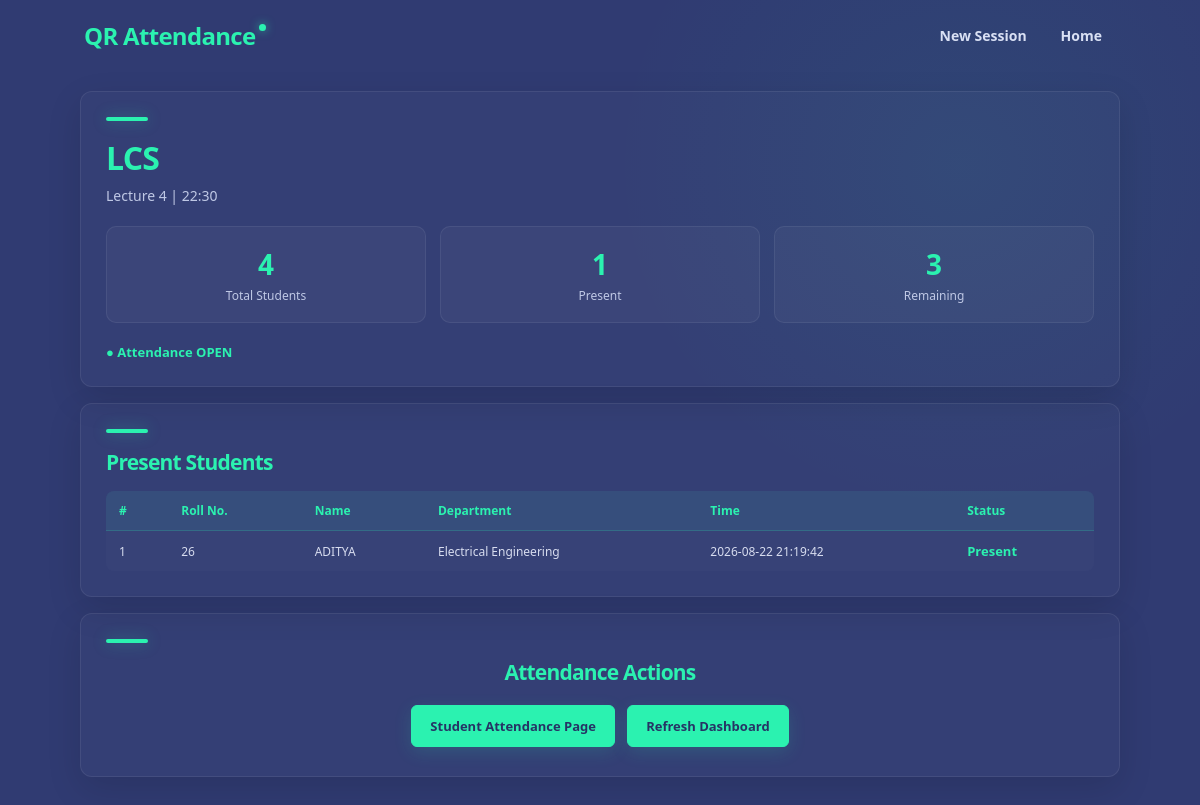
/teacher/attendance/88b3e4ac-4e0d-41b7-bf79-76db0f3531a1, run on the app's committed database.
### tables this page shows
CREATE TABLE attendance_sessions (

            id INTEGER PRIMARY KEY AUTOINCREMENT,

            session_id TEXT UNIQUE NOT NULL,

            subject_name TEXT NOT NULL,

            lecture_number INTEGER NOT NULL,

            lecture_time TEXT NOT NULL,

            student_limit INTEGER NOT NULL,

            attendance_count INTEGER DEFAULT 0,

            status TEXT DEFAULT 'OPEN'

        );

CREATE TABLE attendance (

            id INTEGER PRIMARY KEY AUTOINCREMENT,

            session_id TEXT NOT NULL,

            student_id INTEGER NOT NULL,

            roll_number TEXT NOT NULL,

            student_name TEXT NOT NULL,

            department TEXT NOT NULL,

            subject_name TEXT NOT NULL,

            lecture_number INTEGER NOT NULL,

            lecture_time TEXT NOT NULL,

            attendance_time TIMESTAMP DEFAULT CURRENT_TIMESTAMP,

            UNIQUE(session_id, student_id)

        );

### app.py (the view)
@app.route(
    "/teacher/attendance/<session_id>"
)
def teacher_attendance(session_id):
    connection = get_db_connection()
    session = connection.execute(
        """
        SELECT *
        FROM attendance_sessions
        WHERE session_id = ?
        """,
        (session_id,)
    ).fetchone()
    if session is None:
        connection.close()
        return render_template(
            "attendance_error.html",
            message="Session not found."
        )
    attendance_list = connection.execute(
        """
        SELECT *
        FROM attendance
        WHERE session_id = ?
        ORDER BY attendance_time ASC
        """,
        (session_id,)
    ).fetchall()
    connection.close()
    remaining = (
        session["student_limit"]
        - session["attendance_count"]
    )
    if remaining < 0:
        remaining = 0
    excel_path = get_excel_file_path(
        session
    )
    excel_exists = os.path.exists(
        excel_path
    )
    return render_template(
        "teacher_attendance.html",
        session=session,
        attendance_list=attendance_list,
        remaining=remaining,
        excel_exists=excel_exists
    )

### app.py (called while the page is built)
def get_db_connection():
    connection = sqlite3.connect(DATABASE)
    connection.row_factory = sqlite3.Row
    return connection

def get_excel_file_path(session):
    os.makedirs(
        EXCEL_FOLDER,
        exist_ok=True
    )
    safe_subject = "".join(
        character
        for character in session["subject_name"]
        if character.isalnum()
        or character in (" ", "_", "-")
    )
    safe_subject = safe_subject.strip()
    if not safe_subject:
        safe_subject = "Attendance"
    filename = (
        f"{safe_subject}_Lecture_"
        f"{session['lecture_number']}_"
        f"{session['session_id']}.xlsx"
    )
    return os.path.join(
        EXCEL_FOLDER,
        filename
    )

### templates/teacher_attendance.html (shortened to what this page needs)
<!DOCTYPE html>
<html>
<head>
</head>
<body>
<nav class="navbar">
    <div class="logo">
        QR Attendance
    </div>
    <div class="nav-links">
        <a href="{{ url_for('teacher') }}">
            New Session
        </a>
        <a href="{{ url_for('home') }}">
            Home
        </a>
    </div>
</nav>
<div class="container">
    <div class="card">
        <h1>
            {{ session["subject_name"] }}
        </h1>
        <p class="subtitle">
            Lecture {{ session["lecture_number"] }}
            |
            {{ session["lecture_time"] }}
        </p>
        <div class="stats">
            <div class="stat">
                <div class="stat-number">
                    {{ session["student_limit"] }}
                </div>
                <div class="stat-label">
                    Total Students
                </div>
            </div>
            <div class="stat">
                <div class="stat-number">
                    {{ session["attendance_count"] }}
                </div>
                <div class="stat-label">
                    Present
                </div>
            </div>
            <div class="stat">
                <div class="stat-number">
                    {{ remaining }}
                </div>
                <div class="stat-label">
                    Remaining
                </div>
            </div>
        </div>
        {% if session["status"] == "OPEN" %}
            <p class="status-open">
                ● Attendance OPEN
            </p>
        {% else %}
            <p class="status-closed">
                ● Attendance CLOSED
            </p>
        {% endif %}
    </div>
    <div class="card">
        <h2>
            Present Students
        </h2>
        {% if attendance_list %}
            <div class="table-wrapper">
                <table>
                    <tr>
                        <th>
                            #
                        </th>
                        <th>
                            Roll No.
                        </th>
                        <th>
                            Name
                        </th>
                        <th>
                            Department
                        </th>
                        <th>
                            Time
                        </th>
                        <th>
                            Status
                        </th>
                    </tr>
                    {% for student in attendance_list %}
                        <tr>
                            <td>
                                {{ loop.index }}
                            </td>
                            <td>
                                {{ student["roll_number"] }}
                            </td>
                            <td>
                                {{ student["student_name"] }}
                            </td>
                            <td>
                                {{ student["department"] }}
                            </td>
                            <td>
                                {{ student["attendance_time"] }}
                            </td>
                            <td class="status-open">
                                Present
                            </td>
                        </tr>
                    {% endfor %}
                </table>
            </div>
        {% else %}
            <p class="empty-message">
                No students have marked attendance yet.
            </p>
        {% endif %}
    </div>
    <div class="card center">
        <h2>
            Attendance Actions
        </h2>
        <a
            class="button"
            href="{{ url_for(
                'student_attendance',
                session_id=session['session_id']
            ) }}"
        >
            Student Attendance Page
        </a>
        <a
            class="button"
            href="{{ url_for(
                'teacher_attendance',
                session_id=session['session_id']
            ) }}"
        >
            Refresh Dashboard
        </a>
    </div>
</div>
</body>
</html>

### templates/teacher_attendance.html (style rules this page uses)
* { margin: 0; padding: 0; box-sizing: border-box; }
html { scroll-behavior: smooth; }
body { min-height: 100vh; font-family: "Segoe UI", Arial, Helvetica, sans-serif; background: radial-gradient( circle at 80% 20%, rgba(38, 240, 174, 0.06), transparent 30% ), #303b72; color: #ffffff; }
.navbar { width: 100%; padding: 18px 7%; display: flex; align-items: center; justify-content: space-between; }
.logo { color: #2bf2b0; font-size: 24px; font-weight: 800; letter-spacing: -0.7px; position: relative; }
.logo::after { content: ""; position: absolute; width: 7px; height: 7px; background: #2bf2b0; border-radius: 50%; right: -11px; top: 5px; box-shadow: 0 0 10px rgba(43, 242, 176, 0.7); }
.nav-links { display: flex; align-items: center; gap: 6px; }
.nav-links a { text-decoration: none; color: #d9e0f4; font-size: 14px; font-weight: 600; padding: 7px 13px; border: 1px solid transparent; border-radius: 8px; transition: color 0.25s ease, background 0.25s ease, border-color 0.25s ease, transform 0.25s ease; }
.container { width: 100%; max-width: 1100px; margin: auto; padding: 20px 30px 35px; }
.card { width: 100%; padding: 25px; margin-bottom: 16px; background: rgba(255, 255, 255, 0.025); border: 1px solid rgba(255, 255, 255, 0.07); border-radius: 12px; box-shadow: 0 12px 35px rgba(0, 0, 0, 0.12); }
.card::before { content: ""; display: block; width: 42px; height: 4px; margin-bottom: 15px; border-radius: 20px; background: #2bf2b0; box-shadow: 0 0 15px rgba(43, 242, 176, 0.35); }
h1, h2 { color: #2bf2b0; font-weight: 800; letter-spacing: -0.8px; }
h1 { font-size: 32px; margin-bottom: 6px; }
h2 { font-size: 21px; margin-bottom: 15px; }
.subtitle { color: #bfc8e5; font-size: 14px; line-height: 1.5; }
.stats { display: grid; grid-template-columns: repeat(3, 1fr); gap: 14px; margin: 20px 0; }
.stat { padding: 18px; text-align: center; background: rgba(255, 255, 255, 0.035); border: 1px solid rgba(255, 255, 255, 0.07); border-radius: 10px; transition: transform 0.25s ease, border-color 0.25s ease; }
.stat-number { font-size: 28px; font-weight: 800; color: #2bf2b0; }
.stat-label { color: #bfc8e5; margin-top: 4px; font-size: 12px; }
.status-open { color: #2bf2b0; font-weight: 700; font-size: 13px; }
.table-wrapper { width: 100%; overflow-x: auto; border-radius: 8px; }
table { width: 100%; min-width: 650px; border-collapse: collapse; background: rgba(255, 255, 255, 0.015); }
th { padding: 11px 13px; background: rgba(43, 242, 176, 0.07); color: #2bf2b0; border-bottom: 1px solid rgba(43, 242, 176, 0.18); font-size: 12px; font-weight: 800; text-align: left; }
td { padding: 11px 13px; color: #d7dcef; border-bottom: 1px solid rgba(255, 255, 255, 0.05); font-size: 12px; }
tr:last-child td { border-bottom: none; }
.button { display: inline-flex; align-items: center; justify-content: center; min-width: 150px; padding: 11px 18px; margin: 4px; text-decoration: none; border-radius: 6px; background: #2bf2b0; color: #263365; border: 1px solid #2bf2b0; font-size: 13px; font-weight: 800; box-shadow: 0 5px 18px rgba(43, 242, 176, 0.14); transition: transform 0.25s ease, box-shadow 0.25s ease, background 0.25s ease; }
.center { text-align: center; }

### data on the page
attendance_sessions: subject_name "LCS", lecture_number "4", lecture_time "22:30", student_limit "4", attendance_count "1"
attendance: roll_number "26", student_name "ADITYA", department "Electrical Engineering", attendance_time "2026-08-22 21:19:42"

### other printed values
{{ remaining }} "3"
